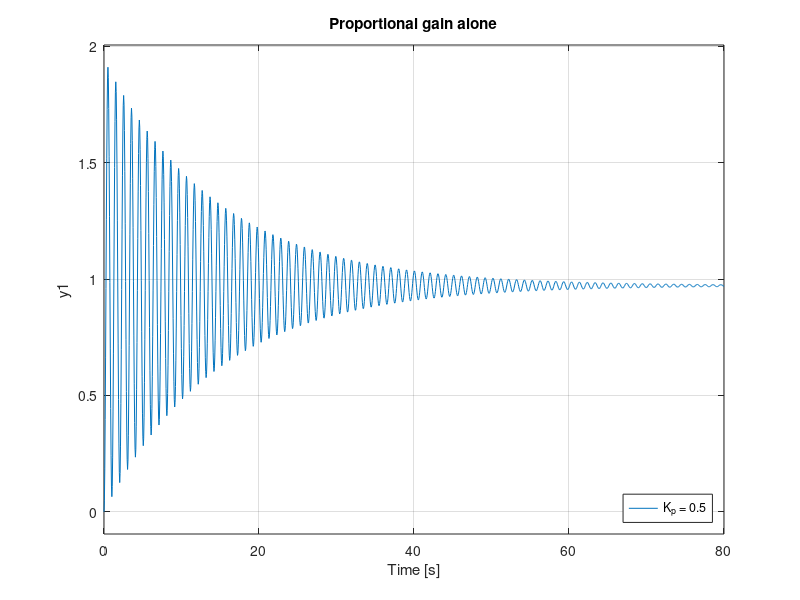

Recreate this plot in MATLAB. (Note: this script raises an error after producing the figure.)
%% Tune a controller for the model you fitted
% Three ways, in order: by feel, by design, and by function. Do them in that
% order. The point is not to arrive at gains, it is to arrive at gains you can
% defend when somebody asks why.
%
% You need |my_model.mat| from *s1_identify*.

clear; close all
load('my_model.mat')                  % K, wn, zeta
G = tf(K*wn^2, [1, 2*zeta*wn, wn^2]);

fprintf('Your model: K = %.2f deg/V, wn = %.3f rad/s, zeta = %.3f\n', K, wn, zeta);

%% What one knob does
% Proportional gain alone, swept. Watch the two things that happen and the one
% that does not.

figure
hold on
for kp = [0.5 2 10]
    step(feedback(kp*G, 1), 80)
end
hold off; grid on; legend('K_p = 0.5', 'K_p = 2', 'K_p = 10', 'Location', 'southeast')
title('Proportional gain alone')

%%
% Close a proportional loop and the characteristic polynomial is
%
% $$s^2 + 2\zeta\omega_n s + \omega_n^2(1 + KK_p)$$
%
% $K_p$ is not in the coefficient of $s$. So the real part of the poles cannot
% move: the oscillation gets faster, the damping ratio falls, and the settling
% time stays where it was. More gain buys a worse response and not one second
% of settling.
%
% It also never goes unstable, whatever you set. That matters for the next
% section.

%% Why Ziegler-Nichols has nothing to bite on here
% The tuning rule you may have met works by turning $K_p$ up until the loop
% oscillates steadily, then reading off that ultimate gain and its period.
%
% There is no such gain for this plant. The coefficient of $s$ is
% $2\zeta\omega_n$, which is positive and has no $K_p$ in it, so every
% positive $K_p$ leaves a stable loop. Check it:

kps = logspace(-2, 4, 200);
worst = arrayfun(@(g) max(real(pole(feedback(g*G, 1)))), kps);
fprintf('\nKp from %.2g to %.2g: worst pole real part is always %.4f\n', ...
    kps(1), kps(end), max(worst));
fprintf('Stable at every one of them, so there is no ultimate gain to find.\n');

%%
% The open-loop rule does not apply either: it wants an S-shaped step response
% to measure a delay and a slope from, and this one oscillates.
%
% Notice what that means. A tuning rule is fitted to a class of
% plants, and outside that class it does not degrade gracefully, it simply has
% no input. Recognising when a method does not apply is part of the method.

%% Level 1: by feel
% Open the slider tool, and get a feel for what each gain does before you
% compute anything.
%
%   tune_sliders(K, wn, zeta)
%
% Start with all three low. Raise $K_d$ until the oscillation calms. Raise
% $K_p$ until it gets there in reasonable time. Raise $K_i$ until the gap to
% the target closes. Then notice what raising each one too far costs you.

tune_sliders(K, wn, zeta);

%% Level 2: by design
% Feel does not scale and does not transfer. Decide where you want the poles
% and solve for the gains that put them there.
%
% With PID the characteristic polynomial is
%
% $$s^3 + (2\zeta\omega_n + K\omega_n^2 K_d)s^2 + (\omega_n^2 + K\omega_n^2 K_p)s + K\omega_n^2 K_i$$
%
% Ask for a dominant pair at $\zeta_c$, $\omega_c$ and a real pole at $-p$:
%
% $$(s^2 + 2\zeta_c\omega_c s + \omega_c^2)(s + p)$$
%
% Match the coefficients and the three gains fall out. That is three equations
% and three unknowns, and you can do it on paper.

zc = 0.7;     % damping you want
wc = 1.0;     % speed you want, rad/s
p  = 3.0;     % the third pole, well left of the pair

a  = K * wn^2;
Kd_design = (2*zc*wc + p - 2*zeta*wn) / a;
Kp_design = (wc^2 + 2*zc*wc*p - wn^2) / a;
Ki_design = (wc^2 * p) / a;

fprintf('\nBy design: Kp = %.3f, Ki = %.3f, Kd = %.3f\n', ...
    Kp_design, Ki_design, Kd_design);

C_design = pid(Kp_design, Ki_design, Kd_design);
S = stepinfo(feedback(C_design*G, 1));
fprintf('  overshoot %.1f%%, settles in %.1f s\n', S.Overshoot, S.SettlingTime);

%% Level 3: by function
% |pidtune| chooses gains to hit a target bandwidth with a sensible margin. It
% is the tool you would actually reach for, and now you have something to check
% it against.

C_auto = pidtune(G, 'PID');
fprintf('\nBy pidtune: Kp = %.3f, Ki = %.3f, Kd = %.3f\n', ...
    C_auto.Kp, C_auto.Ki, C_auto.Kd);
S2 = stepinfo(feedback(C_auto*G, 1));
fprintf('  overshoot %.1f%%, settles in %.1f s\n', S2.Overshoot, S2.SettlingTime);

%%
% Ask it for a particular crossover and watch what happens near the plant's own
% resonance. At $\omega_c$ = 1 rad/s, which is where this plant rings, the
% tuner backs right off and hands you something that takes eight minutes.

for wc_try = [1 3 8]
    Ct = pidtune(G, 'PID', wc_try);
    St = stepinfo(feedback(Ct*G, 1));
    fprintf('  wc = %g:  Kp = %6.3f, Ki = %6.3f, Kd = %6.3f  ->  settles in %.1f s\n', ...
        wc_try, Ct.Kp, Ct.Ki, Ct.Kd, St.SettlingTime);
end

%%
% Compare the two designs.

figure
step(feedback(C_design*G, 1), 20); hold on
step(feedback(C_auto*G, 1), 20); hold off
grid on; legend('by design', 'pidtune', 'Location', 'southeast')
title('Your design against the function''s')

%% The one the function cannot know about
% Run both through the check that decides what actually flies.

fprintf('\n--- your design ---\n');
[ok_d, why_d] = heli_check_one(Kp_design, Ki_design, Kd_design);
fprintf('%s %s\n', string(ok_d), why_d);

fprintf('\n--- pidtune ---\n');
[ok_a, why_a] = heli_check_one(C_auto.Kp, C_auto.Ki, C_auto.Kd);
fprintf('%s %s\n', string(ok_a), why_a);

%%
% Read that carefully, because it is the whole session in one result.
%
% By every control-engineering measure, |pidtune| wins. Better damping, more
% phase margin, settles sooner. And it is refused, because it asks the motors
% for more volts than the amplifier has.
%
% The function was not wrong. It optimised for the specification it was given,
% and the amplifier was not in it. Nothing you can do inside the loop fixes a
% specification that left something out.
%
% Which of the two would you defend in a design review? That is the question
% the coursework asks, and there is more than one defensible answer.

%% Check it, then submit
% |submit_gains| runs the same checks and only then gives you a link with your
% numbers in it.

submit_gains(Kp_design, Ki_design, Kd_design, 'your name here');
